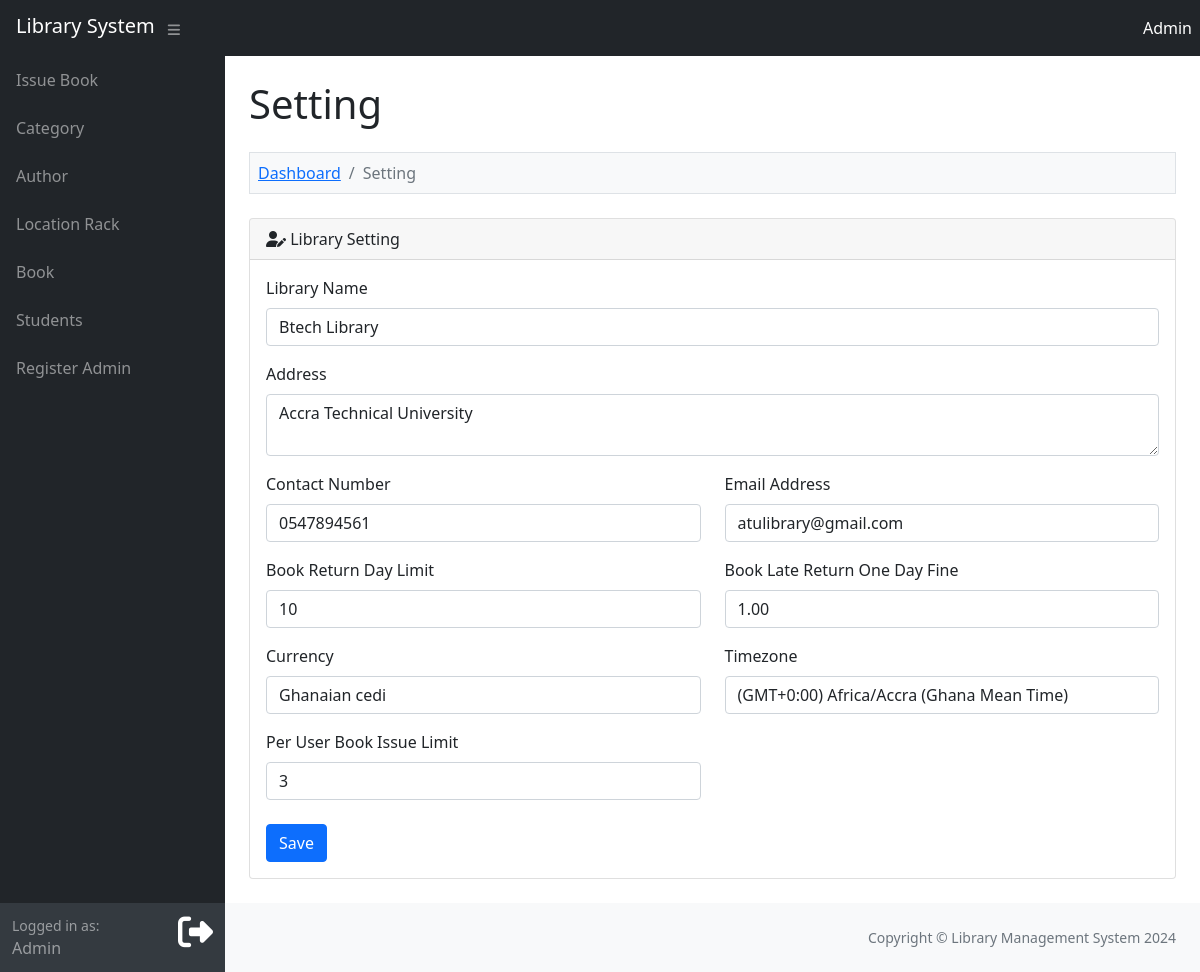
Screenshot of /admin/setting.php (signed in) with the database file from the repository.
### tables this page shows
CREATE TABLE `lms_setting` (
  `setting_id` int(11) NOT NULL,
  `library_name` varchar(200) NOT NULL,
  `library_address` text NOT NULL,
  `library_contact_number` varchar(30) NOT NULL,
  `library_email_address` varchar(100) NOT NULL,
  `library_total_book_issue_day` int(5) NOT NULL,
  `library_one_day_fine` decimal(4,2) NOT NULL,
  `library_issue_total_book_per_user` int(3) NOT NULL,
  `library_currency` varchar(30) NOT NULL,
  `library_timezone` varchar(100) NOT NULL
);

### admin/setting.php (the view, shortened to what this page needs)
<?php
include '../database_connection.php';
include '../function.php';
$query = "
SELECT * FROM lms_setting
LIMIT 1
";
$result = $connect->query($query);
include '../header.php';
?>
<div class="container-fluid px-4">
	<h1 class="mt-4">Setting</h1>
	<ol class="breadcrumb mt-4 mb-4 bg-light p-2 border">
		<li class="breadcrumb-item"><a href="index.php">Dashboard</a></li>
		<li class="breadcrumb-item active">Setting</a></li>
	</ol>
	<div class="card mb-4">
		<div class="card-header">
			<i class="fas fa-user-edit"></i> Library Setting
		</div>
		<div class="card-body">
			<form method="post">
				<?php
				foreach($result as $row)
				{
				?>
				<div class="row">
					<div class="col-md-12">
						<div class="mb-3">
							<label class="form-label">Library Name</label>
							<input type="text" name="library_name" id="library_name" class="form-control" value="<?php echo $row['library_name']; ?>" />
						</div>
					</div>
				</div>
				<div class="row">
					<div class="col-md-12">
						<div class="mb-3">
							<label class="form-label">Address</label>
							<textarea name="library_address" id="library_address" class="form-control"><?php echo $row["library_address"]; ?></textarea>
						</div>
					</div>
				</div>
				<div class="row">
					<div class="col-md-6">
						<div class="mb-3">
							<label class="form-label">Contact Number</label>
							<input type="text" name="library_contact_number" id="library_contact_number" class="form-control" value="<?php echo $row['library_contact_number']; ?>" />
						</div>
					</div>
					<div class="col-md-6">
						<div class="mb-3">
							<label class="form-label">Email Address</label>
							<input type="text" name="library_email_address" id="library_email_address" class="form-control" value="<?php echo $row['library_email_address']; ?>" />
						</div>
					</div>
				</div>
				<div class="row">
					<div class="col-md-6">
						<div class="mb-3">
							<label class="form-label">Book Return Day Limit</label>
							<input type="number" name="library_total_book_issue_day" id="library_total_book_issue_day" class="form-control" value="<?php echo $row['library_total_book_issue_day']; ?>" />
						</div>
					</div>
					<div class="col-md-6">
						<div class="mb-3">
							<label class="form-label">Book Late Return One Day Fine</label>
							<input type="number" name="library_one_day_fine" id="library_one_day_fine" class="form-control" value="<?php echo $row['library_one_day_fine']; ?>" />
						</div>
					</div>
				</div>
				<div class="row">
					<div class="col-md-6">
						<div class="mb-3">
							<label class="form-label">Currency</label>
							<select name="library_currency" id="library_currency" class="form-control">
								<?php echo Currency_list(); ?>
							</select>
						</div>
					</div>
					<div class="col-md-6">
						<div class="mb-3">
							<label class="form-label">Timezone</label>
							<select name="library_timezone" id="library_timezone" class="form-control">
								<?php echo Timezone_list(); ?>
							</select>
						</div>
					</div>
				</div>
				<div class="row">
					<div class="col-md-6">
						<label class="form-label">Per User Book Issue Limit</label>
						<input type="number" name="library_issue_total_book_per_user" id="library_issue_total_book_per_user" class="form-control" value="<?php echo $row['library_issue_total_book_per_user']; ?>" />
					</div>
				</div>
				<div class="mt-4 mb-0">
					<input type="submit" name="edit_setting" class="btn btn-primary" value="Save" />
				</div>
				<?php
				}
				?>
			</form>
		</div>
	</div>
</div>
<?php
include '../footer.php';
?>

### header.php (shortened to what this page needs)
<!doctype html>
<html lang="en">
<head>
    <link href="<?php echo base_url(); ?>asset/css/simple-datatables-style.css" rel="stylesheet" />
    <link href="<?php echo base_url(); ?>asset/css/styles.css" rel="stylesheet" />
    <link rel="stylesheet" href="https://cdnjs.cloudflare.com/ajax/libs/font-awesome/6.6.0/css/all.min.css" />
</head>
<body>
    <?php
    $current_page = basename($_SERVER['PHP_SELF']);
    if (is_admin_login() || is_user_login()) {
        $name = '';
        if (is_admin_login()) {
            $name = $_SESSION['admin_username'];
        } elseif (is_user_login()) {
            $name = $_SESSION['user_name'];
            $profileImage = $_SESSION['user_profile'];
        }
    ?>
        <nav class="sb-topnav navbar navbar-expand navbar-dark bg-dark">
            <div class="navbar-brand-container">
                <a class="navbar-brand ps-3" href="index.php">Library System</a>
                <button class="btn btn-link btn-sm order-1 order-lg-0 me-4 me-lg-0" id="sidebarToggle" href="#!"><i class="fas fa-bars"></i></button>
            </div>
            <div class="navbar-user-info ms-auto d-flex align-items-center">
                <span class="navbar-user-name text-white me-2"> <?php echo htmlspecialchars($name); ?></span>
            </div>
        </nav>
        <div id="layoutSidenav">
            <div id="layoutSidenav_nav">
                <nav class="sb-sidenav accordion sb-sidenav-dark" id="sidenavAccordion">
                    <div class="sb-sidenav-menu">
                        <div class="nav">
                            <?php if (is_admin_login()) { ?>
                                <a class="nav-link <?php echo $current_page == 'issue_book.php' ? 'active' : ''; ?>" href="issue_book.php">Issue Book</a>
                                <a class="nav-link <?php echo $current_page == 'category.php' ? 'active' : ''; ?>" href="category.php">Category</a>
                                <a class="nav-link <?php echo $current_page == 'author.php' ? 'active' : ''; ?>" href="author.php">Author</a>
                                <a class="nav-link <?php echo $current_page == 'location_rack.php' ? 'active' : ''; ?>" href="location_rack.php">Location Rack</a>
                                <a class="nav-link <?php echo $current_page == 'book.php' ? 'active' : ''; ?>" href="book.php">Book</a>
                                <a class="nav-link <?php echo $current_page == 'user.php' ? 'active' : ''; ?>" href="user.php">Students</a>
                                <a class="nav-link <?php echo $current_page == 'admin_registeration.php' ? 'active' : ''; ?>" href="admin_registeration.php">Register Admin</a>
                            <?php } ?>
                        </div>
                    </div>
                    <div class="sb-sidenav-footer d-flex justify-content-between">
                        <div>
                            <div class="small">Logged in as:</div>
                            <?php echo is_admin_login() ? 'Admin' : 'Student'; ?>
                        </div>
                        <a href="logout.php">
                            <i class="fa-solid fa-right-from-bracket text-white"></i>
                        </a>
                    </div>
                </nav>
            </div>
            <div id="layoutSidenav_content">
                <main>
                    <?php
                }
                    ?>

### function.php (shortened to what this page needs)
<?php
function base_url()
{
	return 'http://localhost/library_management_system/';
}
function is_admin_login()
{
	if(isset($_SESSION['admin_id']))
	{
		return true;
	}
	return false;
}
function currency_array()
	{
		return $currencies;
	}
	function Currency_list()
	{
		$html = '
			<option value="">Select Currency</option>
		';
		$data = currency_array();
		foreach($data as $row)
		{
			$html .= '<option value="'.$row["code"].'">'.$row["name"].'</option>';
		}
		return $html;
	}
	function Timezone_list()
	{
		$html = '<option value="">Select Timezone</option>';
		foreach($timezones as $keys => $values)
		{
			$html .= '<option value="'.$keys.'">'.$values.'</option>';
		}
		return $html;
	}

### footer.php (shortened to what this page needs)
<?php
if (is_admin_login()) {
?>
    </main>
    <footer class="py-4 bg-light mt-auto">
        <div class="container-fluid px-4">
            <div class="d-flex align-items-center justify-content-end small">
                <div class="text-muted">Copyright &copy; Library Management System <?php echo date('Y'); ?></div>
            </div>
        </div>
    </footer>
    </div>
    </div>
<?php
}
?>
</body>
</html>

### header.php (style rules this page uses)
.fa-solid { font-size: 35px; }

### rows the page displays
lms_setting: library_name "Btech Library", library_address "Accra Technical University", library_contact_number "0547894561", library_email_address "atulibrary@gmail.com", library_total_book_issue_day "10", library_one_day_fine "1.00", library_issue_total_book_per_user "3"

### other values shown
$name "Admin"
form field library_currency "Ghanaian cedi"
form field library_timezone "(GMT+0:00) Africa/Accra (Ghana Mean Time)"
